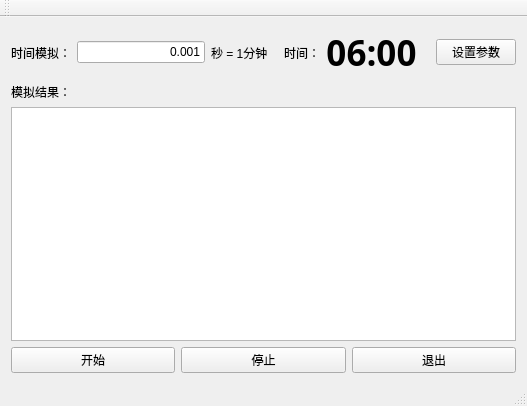
<?xml version="1.0" encoding="UTF-8"?>
<ui version="4.0">
 <class>MainWindow</class>
 <widget class="QMainWindow" name="MainWindow">
  <property name="geometry">
   <rect>
    <x>0</x>
    <y>0</y>
    <width>527</width>
    <height>406</height>
   </rect>
  </property>
  <property name="windowTitle">
   <string>快餐店运行模拟</string>
  </property>
  <widget class="QWidget" name="centralWidget">
   <layout class="QVBoxLayout" name="verticalLayout">
    <item>
     <layout class="QHBoxLayout" name="horizontalLayout">
      <item>
       <widget class="QLabel" name="label">
        <property name="text">
         <string>时间模拟：</string>
        </property>
       </widget>
      </item>
      <item>
       <widget class="QLineEdit" name="sizeEdit">
        <property name="text">
         <string>0.001</string>
        </property>
        <property name="alignment">
         <set>Qt::AlignRight|Qt::AlignTrailing|Qt::AlignVCenter</set>
        </property>
       </widget>
      </item>
      <item>
       <widget class="QLabel" name="label_2">
        <property name="text">
         <string>秒 = 1分钟   </string>
        </property>
       </widget>
      </item>
      <item>
       <widget class="QLabel" name="label_3">
        <property name="text">
         <string>时间：</string>
        </property>
       </widget>
      </item>
      <item>
       <widget class="QLabel" name="timeLabel">
        <property name="font">
         <font>
          <family>黑体</family>
          <pointsize>26</pointsize>
          <weight>75</weight>
          <bold>true</bold>
         </font>
        </property>
        <property name="text">
         <string>06:00</string>
        </property>
        <property name="alignment">
         <set>Qt::AlignCenter</set>
        </property>
       </widget>
      </item>
      <item>
       <widget class="QLabel" name="label_5">
        <property name="text">
         <string/>
        </property>
       </widget>
      </item>
      <item>
       <widget class="QPushButton" name="setButton">
        <property name="text">
         <string>设置参数</string>
        </property>
       </widget>
      </item>
     </layout>
    </item>
    <item>
     <widget class="QLabel" name="label_4">
      <property name="text">
       <string>模拟结果：</string>
      </property>
     </widget>
    </item>
    <item>
     <widget class="QTextBrowser" name="resultBrowser"/>
    </item>
    <item>
     <layout class="QHBoxLayout" name="horizontalLayout_2">
      <item>
       <widget class="QPushButton" name="startButton">
        <property name="text">
         <string>开始</string>
        </property>
       </widget>
      </item>
      <item>
       <widget class="QPushButton" name="exitButton">
        <property name="text">
         <string>停止</string>
        </property>
       </widget>
      </item>
      <item>
       <widget class="QPushButton" name="pushButton">
        <property name="text">
         <string>退出</string>
        </property>
       </widget>
      </item>
     </layout>
    </item>
   </layout>
  </widget>
  <widget class="QMenuBar" name="menuBar">
   <property name="geometry">
    <rect>
     <x>0</x>
     <y>0</y>
     <width>527</width>
     <height>23</height>
    </rect>
   </property>
  </widget>
  <widget class="QToolBar" name="mainToolBar">
   <attribute name="toolBarArea">
    <enum>TopToolBarArea</enum>
   </attribute>
   <attribute name="toolBarBreak">
    <bool>false</bool>
   </attribute>
  </widget>
  <widget class="QStatusBar" name="statusBar"/>
 </widget>
 <layoutdefault spacing="6" margin="11"/>
 <resources/>
 <connections/>
</ui>
